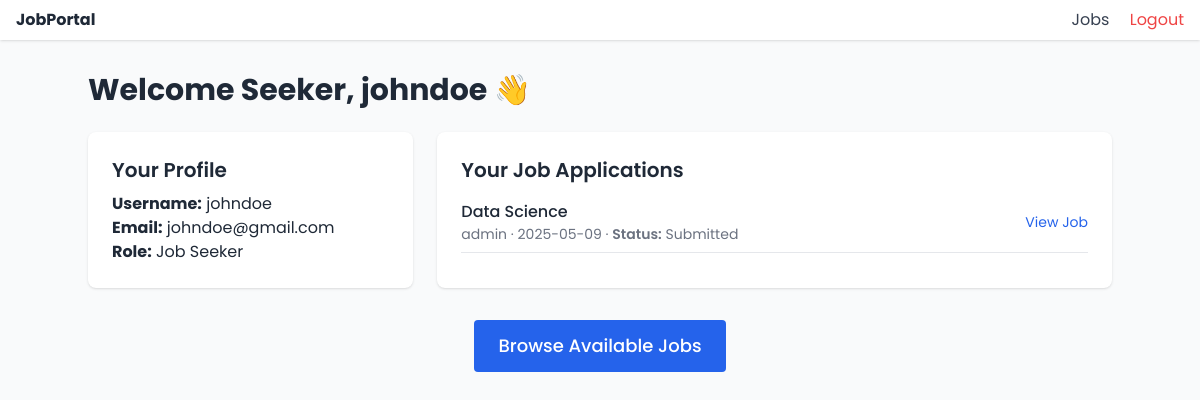
The app's page /seeker/dashboard/ (signed in) with its own data.
### jobs/models.py (models this page shows, shortened)
class Profile(models.Model):
    ROLE_CHOICES = (
        ('employer', 'Job Employer'),
        ('seeker', 'Job Seeker'),
    )
    user = models.OneToOneField(User, on_delete=models.CASCADE)
    role = models.CharField(max_length=10, choices=ROLE_CHOICES)

class Application(models.Model):
    STATUS_CHOICES = (
        ('submitted', 'Submitted'),
        ('viewed', 'Viewed'),
        ('rejected', 'Rejected'),
        ('accepted', 'Accepted'),
    )
    user = models.ForeignKey(User, on_delete=models.CASCADE, related_name='applications')
    job = models.ForeignKey(Job, on_delete=models.CASCADE, related_name='job_applications')
    resume = models.FileField(upload_to='resumes/', blank=True, null=True)
    cover_letter = models.TextField(blank=True, null=True)
    application_date = models.DateTimeField(auto_now_add=True)
    status = models.CharField(max_length=10, choices=STATUS_CHOICES, default='submitted')
    class Meta:
        unique_together = ('user', 'job')

class Job(models.Model):
    title = models.CharField(max_length=255)
    description = models.TextField()
    company_name = models.CharField(max_length=255)
    location = models.CharField(max_length=255)
    posted_date = models.DateTimeField(auto_now_add=True)
    posted_by = models.ForeignKey(User, on_delete=models.CASCADE)
    qualifications_required = models.TextField(blank=True)
    skills_required = models.TextField(blank=True)
    experience_required = models.TextField(blank=True)

### jobs/views.py (the view)
# urls.py: path('seeker/dashboard/', views.seeker_dashboard, name='seeker_dashboard'),
@login_required
def seeker_dashboard(request):
    try:
        profile = request.user.profile
    except Profile.DoesNotExist:
        profile = Profile.objects.create(user=request.user, role='seeker')
    if profile.role != 'seeker':
        messages.error(request, "Access denied.")
        return redirect('home') # Or another appropriate URL
    applications = Application.objects.filter(user=request.user).select_related('job').order_by('-application_date')
    context = {
        'user': request.user,
        'profile': profile,
        'applications': applications,
    }
    return render(request, 'seeker_dashboard.html', context)

### jobs/templates/seeker_dashboard.html (shortened to what this page needs)
{% extends "base.html" %}
{% block content %}
<div class="max-w-6xl mx-auto mt-8">
  <h1 class="text-3xl font-bold mb-6">Welcome Seeker, {{ user.username }} 👋</h1>
  <div class="grid grid-cols-1 md:grid-cols-3 gap-6">
    <div class="bg-white p-6 rounded-lg shadow md:col-span-1">
      <h2 class="text-xl font-semibold mb-2">Your Profile</h2>
      <p><strong>Username:</strong> {{ user.username }}</p>
      <p><strong>Email:</strong> {{ user.email }}</p>
      <p><strong>Role:</strong> {{ user.profile.get_role_display }}</p>
    </div>
    <div class="bg-white p-6 rounded-lg shadow md:col-span-2">
      <h2 class="text-xl font-semibold mb-4">Your Job Applications</h2>
      {% if applications %}
        <ul class="space-y-4">
          {% for app in applications %}
            <li class="border-b pb-2">
              <div class="flex justify-between items-center">
                <div>
                  <p class="font-medium">{{ app.job.title }}</p>
                  <p class="text-sm text-gray-500">
                    {{ app.job.company_name }}
                    &middot; {{ app.application_date|date:"Y-m-d" }}
                    {% if app.status %}
                      &middot; <span class="font-semibold">Status:</span> {{ app.get_status_display }}
                    {% endif %}
                  </p>
                </div>
                <a href="{% url 'job_detail' job_id=app.job.id %}" class="text-blue-600 hover:underline text-sm">View Job</a>
              </div>
            </li>
          {% endfor %}
        </ul>
      {% else %}
        <p class="text-gray-600">You haven't applied to any jobs yet.</p>
      {% endif %}
    </div>
  </div>
  <div class="mt-8 text-center">
    <a href="{% url 'job_list' %}" class="inline-block bg-blue-600 text-white px-6 py-3 rounded hover:bg-blue-700 text-lg font-medium">
      Browse Available Jobs
    </a>
  </div>
</div>
{% endblock %}

### records on screen
Application: job "Data Science", job.company_name "admin", application_date "2025-05-09", status "Submitted"

### other values on screen
{{ user.username }} "johndoe"
{{ user.email }} "johndoe@gmail.com"
{{ user.profile.get_role_display }} "Job Seeker"
